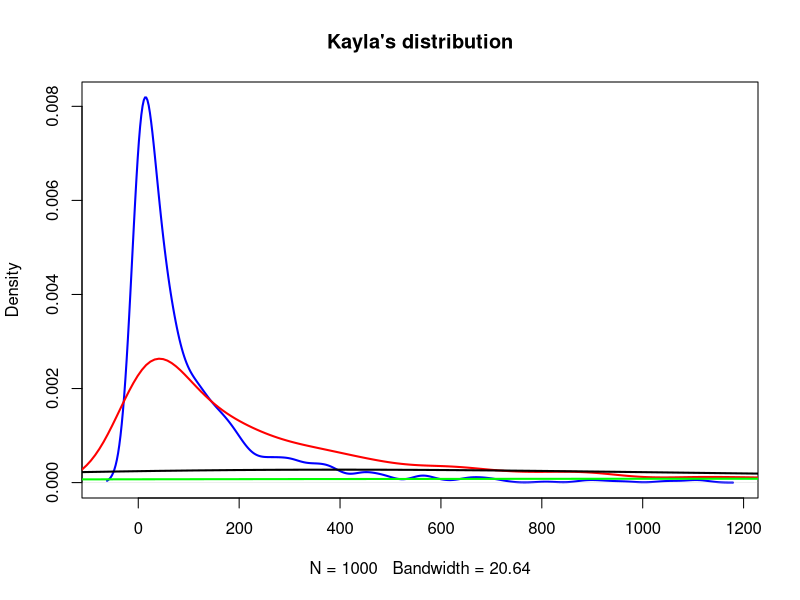

The R source for this figure:
## ---- chunk 1
knitr::opts_chunk$set(echo = TRUE)
## ---- chunk 2
#generate empty vectors to place results from 1000 simulations
#the rep() function makes it easy to create vectors of (x,y) dimensions. Using the NA placeholder tells R to fill the vector with empty spaces, and will default to 1 in the case of the rep() function.
norm1 <- rep(NA,1000)
norm3 <- rep(NA,1000)
norm30 <- rep(NA,1000)
norm100 <- rep(NA,1000)

#write a for loop that simulates these draws 1000 times and places them into the empty vectors.
for(i in 1:length(norm1)){
norm1[i] <- sum(rnorm(1,m=0,sd=1)*10)^2    
norm3[i] <- sum(rnorm(3,m=0,sd=1)*10)^2   
norm30[i] <- sum(rnorm(30,m=0,sd=1)*10)^2   
norm100[i] <- sum(rnorm(100,m=0,sd=1)*10)^2   
}
## ---- chunk 3
#OPTION 1 - use the PLOT function and draw lines over the first one.
plot(density(norm1), col='blue', main="Kayla's distribution", lwd=2)
lines(density(norm3),col='red',lwd=2)
lines(density(norm30),col='black',lwd=2)
lines(density(norm100),col='green',lwd=2)

## ---- chunk 4



